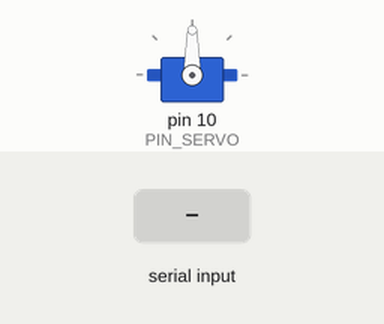
This sketch was run on a simulated Arduino Uno, built with avr-gcc and run on an emulated ATmega328P. Parts: servo. The inputs (shaded band) are chosen by the test bench. What the sketch prints to the serial monitor is not drawn.

Above: at 1.2 s.
1.3 s: "90,45\n" received over Serial
At 1.76 s:
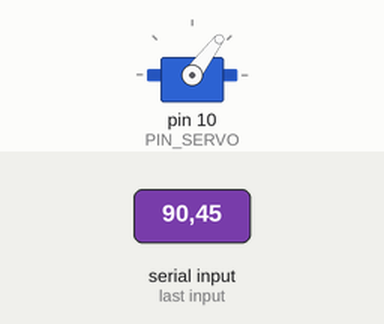
At 2.9 s:
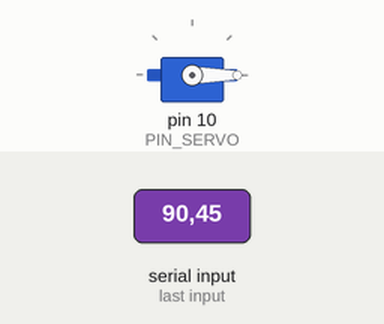
3.9 s: "min\n" received over Serial
5.4 s: "max\n" received over Serial
Timing chart, 0 to 8.4 s (numbered marks = the images above; inputs shaded):
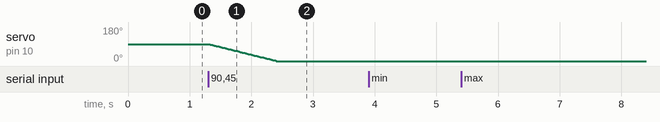

Measured:
- after the input at 1.3 s, servo on pin 10 (PIN_SERVO): moves from 90° to 0° over 1.1 s, starting at once
- after the input at 3.9 s, every drawn part: stays the same
- after the input at 5.4 s, every drawn part: stays the same

The sketch:

servo_calibrate.ino
```cpp
// 서보 끝점 보정용 스케치 (MG90S 등)
//
// 시리얼 모니터: 57600 baud, 줄 끝 설정 "새 줄(Newline)"
//
// 명령어
//   1500   : 해당 µs 위치로 이동 (숫자 입력)
//   +      : 현재 step만큼 증가
//   -      : 현재 step만큼 감소
//   s5     : step을 5µs로 변경 (s10, s1 등)
//   min    : 현재 위치를 최소값(0° 쪽 끝)으로 기록
//   max    : 현재 위치를 최대값(180° 쪽 끝)으로 기록
//   p      : 기록한 값과 attach() 코드 출력
//
// 끝점에서 "지잉" 소리가 나거나 더 이상 안 움직이면 기계적 한계에 걸린 것.
// 그 상태로 오래 두지 말고, 소리가 사라지는 지점까지 되돌린 값을 기록할 것.

#include <Servo.h>

#define PIN_SERVO   10     // 서보 신호선(주황) 연결 핀
#define US_LIMIT_LO 400    // 보정 중 허용할 최소 펄스 (안전 한계)
#define US_LIMIT_HI 2600   // 보정 중 허용할 최대 펄스 (안전 한계)
#define MOVE_STEP   5      // 부드럽게 이동할 때 한 번에 움직이는 µs
#define MOVE_DELAY  5      // 이동 단계 사이 대기 (ms)

Servo myservo;
int cur = 1500;     // 현재 펄스 폭 (µs)
int step = 10;      // +/- 명령의 변화량 (µs)
int recMin = -1;    // 기록한 최소값
int recMax = -1;    // 기록한 최대값

void setup() {
  Serial.begin(57600);

  // 기본 attach(544~2400)로 하면 그 밖의 값이 잘리므로 범위를 넓게 잡음
  myservo.attach(PIN_SERVO, US_LIMIT_LO, US_LIMIT_HI);
  myservo.writeMicroseconds(cur);

  Serial.println("== Servo calibration ==");
  printHelp();
  printNow();
}

void loop() {
  if (!Serial.available()) return;

  String cmd = Serial.readStringUntil('\n');
  cmd.trim();
  if (cmd.length() == 0) return;

  if (cmd == "+") {
    moveTo(cur + step);
  } else if (cmd == "-") {
    moveTo(cur - step);
  } else if (cmd.startsWith("s")) {
    int v = cmd.substring(1).toInt();
    if (v > 0) {
      step = v;
      Serial.print("step = "); Serial.print(step); Serial.println(" us");
    } else {
      Serial.println("step 값이 올바르지 않음 (예: s5)");
    }
  } else if (cmd == "min") {
    recMin = cur;
    Serial.print("min 기록: "); Serial.print(recMin); Serial.println(" us");
  } else if (cmd == "max") {
    recMax = cur;
    Serial.print("max 기록: "); Serial.print(recMax); Serial.println(" us");
  } else if (cmd == "p") {
    printResult();
  } else if (isDigit(cmd[0])) {
    moveTo(cmd.toInt());
  } else {
    printHelp();
  }
}

// 목표 위치까지 조금씩 이동 (급격한 점프 방지)
void moveTo(int target) {
  target = constrain(target, US_LIMIT_LO, US_LIMIT_HI);
  while (cur != target) {
    if (cur < target) cur = min(cur + MOVE_STEP, target);
    else              cur = max(cur - MOVE_STEP, target);
    myservo.writeMicroseconds(cur);
    delay(MOVE_DELAY);
  }
  printNow();
}

void printNow() {
  Serial.print("now: "); Serial.print(cur); Serial.print(" us   (step ");
  Serial.print(step); Serial.println(")");
}

void printResult() {
  Serial.println("---- 결과 ----");
  Serial.print("min (0°)   : "); Serial.println(recMin);
  Serial.print("max (180°) : "); Serial.println(recMax);
  if (recMin > 0 && recMax > 0) {
    Serial.print("center(90°): "); Serial.println((recMin + recMax) / 2);
    Serial.println("사용 예:");
    Serial.print("  myservo.attach(PIN_SERVO, ");
    Serial.print(recMin); Serial.print(", "); Serial.print(recMax);
    Serial.println(");");
    Serial.println("  myservo.write(0);   // 0도");
    Serial.println("  myservo.write(180); // 180도");
  } else {
    Serial.println("min, max를 둘 다 기록해야 함");
  }
}

void printHelp() {
  Serial.println("명령: <숫자>=이동  +/-=step만큼  s<숫자>=step변경  min/max=기록  p=결과");
}
```
